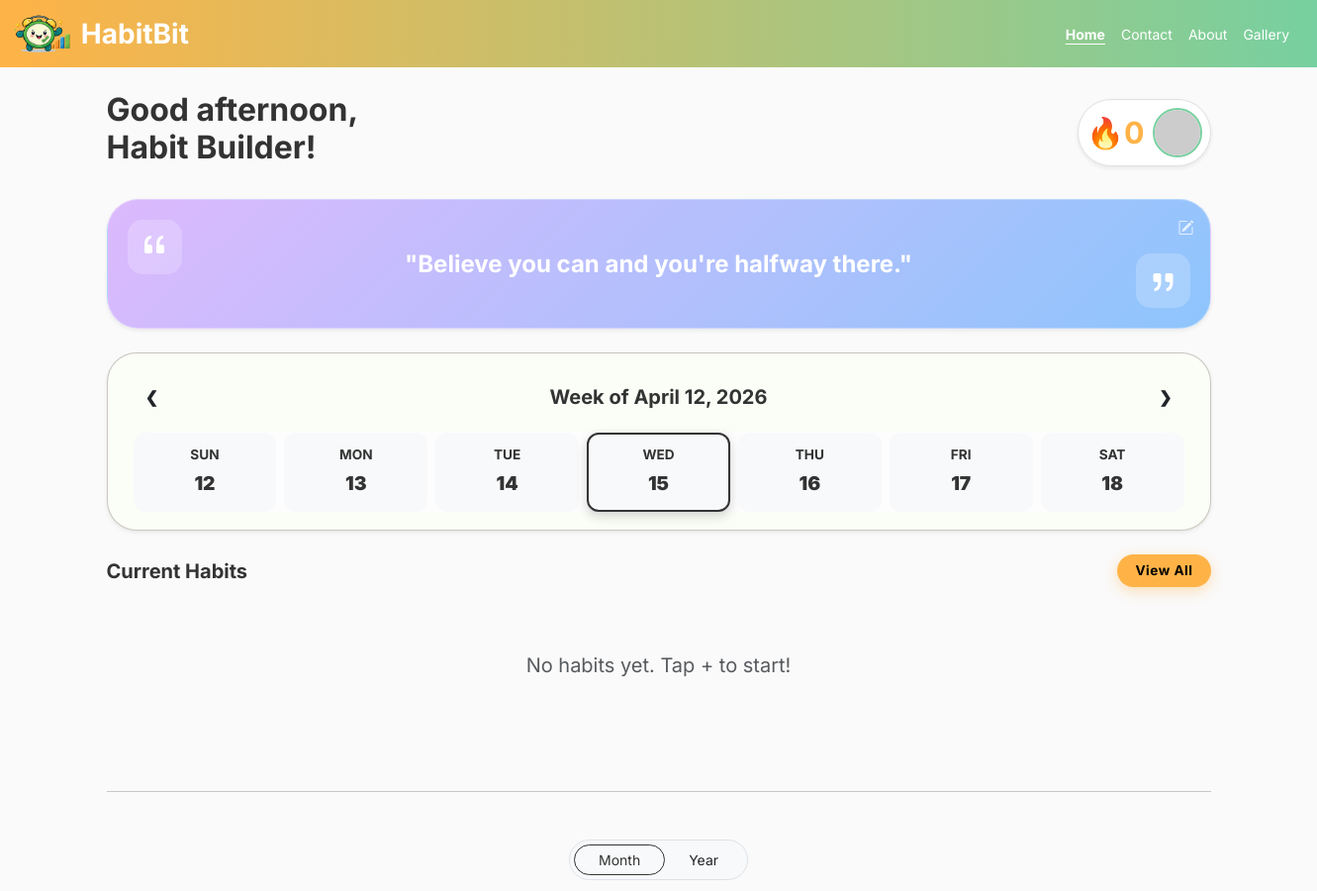
/dashboard.php (upper part), run on an earlier commit of the app's database.
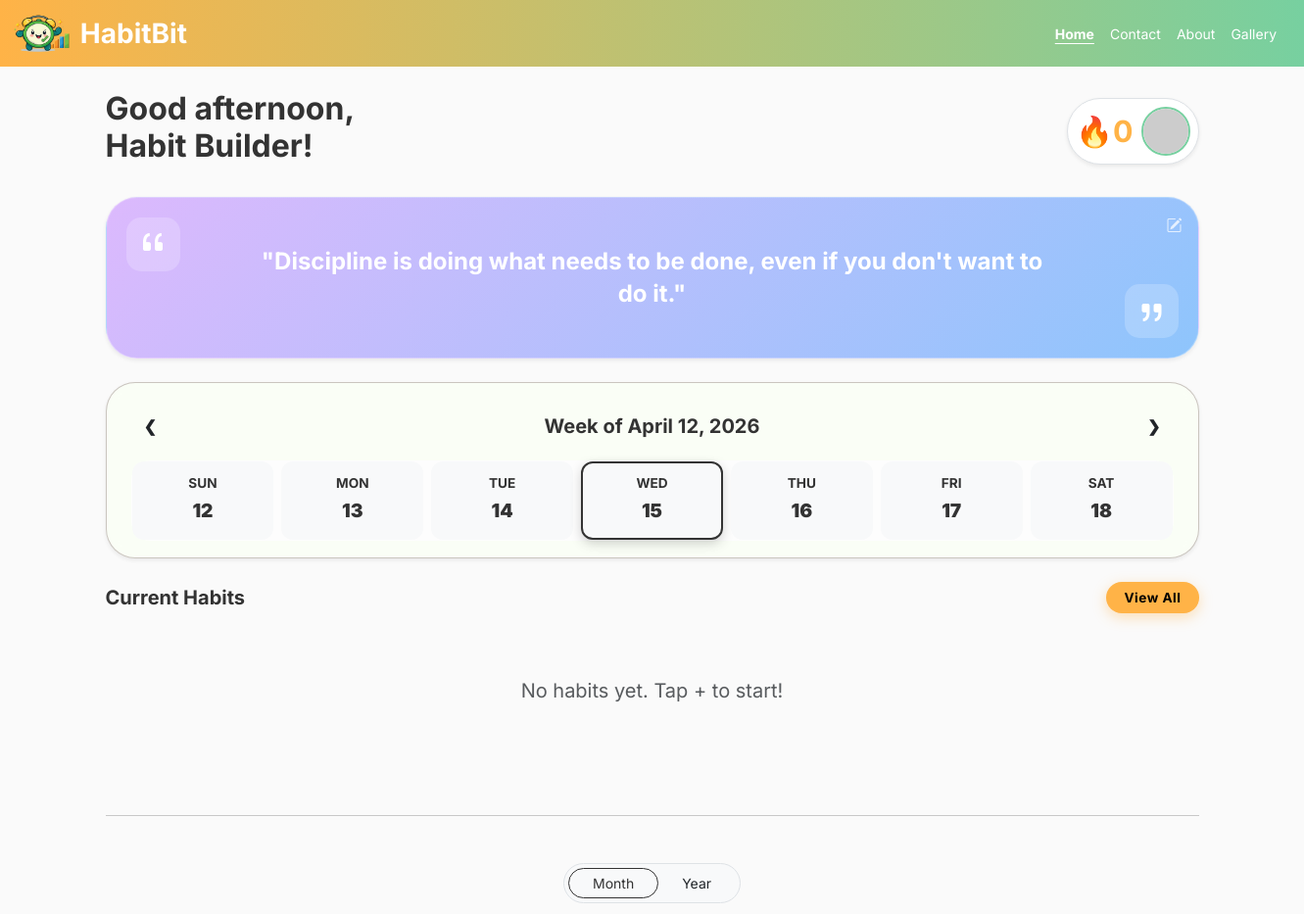
And on a later commit of the database.
### tables this page shows
CREATE TABLE IF NOT EXISTS `quotes` (
  `id`          int(11) NOT NULL AUTO_INCREMENT,
  `quote_text`  text    NOT NULL,
  `is_selected` int(11) DEFAULT 0,
  PRIMARY KEY (`id`)
);

### dashboard.php (the view, shortened to what this page needs)
<?php
include('db_connect.php');
$user_id = isset($_SESSION['user_id']) ? intval($_SESSION['user_id']) : 0;
$user_name = $_SESSION['firstname'] ?? "Habit Builder";
$hour = (int)date("H");
$greeting = "Good evening";
if ($hour >= 5 && $hour < 12) {
    $greeting = "Good morning";
} elseif ($hour >= 12 && $hour < 18) {
    $greeting = "Good afternoon";
} else {
    $greeting = "Good evening";
}
$today_month = date("n");
$today_date = date("j");
$is_birthday = false;
if ($today_month == 12 && $today_date == 25) {
    $display_quote = "🎄 Merry Christmas! Celebrate with joy and better habits!";
} elseif ($today_month == 1 && $today_date == 1) {
    $display_quote = "🎆 Happy New Year! New Year, New Bits. Build your future today!";
} elseif ($is_birthday) {
    $display_quote = "🎂 Happy Birthday, " . $user_name . "! Another year to build great habits!";
} else {
    $check_selected = mysqli_query($conn, "
        SELECT quote_text
        FROM user_quotes
        WHERE user_id = '$user_id' AND is_selected = 1
        LIMIT 1
    ");
    if ($check_selected && mysqli_num_rows($check_selected) > 0) {
        $row = mysqli_fetch_assoc($check_selected);
        $display_quote = $row['quote_text'];
    } else {
        $personal_query = mysqli_query($conn, "
            SELECT quote_text
            FROM user_quotes
            WHERE user_id = '$user_id'
            ORDER BY RAND()
            LIMIT 1
        ");
        if ($personal_query && mysqli_num_rows($personal_query) > 0) {
            $row = mysqli_fetch_assoc($personal_query);
            $display_quote = $row['quote_text'];
        } else {
            $default_query = mysqli_query($conn, "
                SELECT quote_text
                FROM quotes
                ORDER BY RAND()
                LIMIT 1
            ");
            $row = mysqli_fetch_assoc($default_query);
            $display_quote = $row ? $row['quote_text'] : "Believe you can and you're halfway there.";
        }
    }
}
?>
<!DOCTYPE html>
<html lang="en">
   <head>
      <link href="https://cdn.jsdelivr.net/npm/bootstrap@5.3.0/dist/css/bootstrap.min.css" rel="stylesheet">
      <link rel="stylesheet" href="https://cdn.jsdelivr.net/npm/bootstrap-icons@1.11.1/font/bootstrap-icons.css">
      <link rel="stylesheet" href="css/style.css">
   </head>
   <body>
      <nav class="navbar navbar-expand-lg navbar-light custom-navbar">
         <div class="container-fluid">
            <a class="navbar-brand d-flex align-items-center" href="dashboard.php">
            <img src="images/logo.png" alt="HabitBit Logo" height="40" class="me-2">
            <span class="fw-bold text-white fs-3">HabitBit</span>
            </a>
            <div class="d-flex text-white small">
               <a href="dashboard.php" class="text-white text-decoration-none me-3 nav-active">Home</a>
               <a href="contact.php" class="text-white text-decoration-none me-3">Contact</a>
               <a href="about.php" class="text-white text-decoration-none me-3">About</a>
               <a href="gallery.php" class="text-white text-decoration-none me-3">Gallery</a>
            </div>
         </div>
      </nav>
<div class="container mt-4">
        <div class="d-flex justify-content-between align-items-center mb-4">
        <div>
            <h2 class="fw-bold mb-0" id="greetingText"><?php echo $greeting; ?>,</h2>
            <h2 class="fw-bold" id="userNameText"><?php echo $user_name; ?>!</h2>
        </div>
        <div class="d-flex align-items-center bg-white p-2 rounded-pill shadow-sm border">
            <span id="habit-streak" class="me-2 streak-display fw-bold" data-highest="0" style="cursor: help; min-width: 50px; text-align: center;">🔥0</span>
            <img id="dashboardAvatar" src="https://ui-avatars.com/api/?name=<?php echo urlencode($user_name); ?>&background=77D0A0&color=fff" class="rounded-circle" width="32" alt="Profile">
        </div>
    </div>
<a href="manage_quotes.php" class="text-decoration-none">
    <div class="quote-container text-white p-4 rounded-5 text-center mb-4 shadow-sm position-relative">
        <div class="quote-icon-box top-left"><i class="bi bi-quote"></i></div>
        <p id="daily-quote" class="mb-0 fs-4 fw-bold py-4">
            <?php echo '"' . $display_quote . '"'; ?>
        </p>
        <div class="quote-icon-box bottom-right"><i class="bi bi-quote"></i></div>
        <div class="quote-edit-wrapper position-absolute top-0 end-0 m-3">
            <i class="bi bi-pencil-square opacity-75"></i>
        </div>
    </div>
</a>
        <div class="weekly-tracker bg-white p-3 rounded-4 shadow-sm mb-4">
            <div class="d-flex justify-content-between align-items-center mb-3">
                <button class="btn btn-link text-dark fw-bold text-decoration-none" onclick="changeWeek(-1)">❮</button>
                <h5 class="fw-bold mb-0" id="week-label">Week of Jan 4, 2026</h5>
                <button class="btn btn-link text-dark fw-bold text-decoration-none" onclick="changeWeek(1)">❯</button>
            </div>
          <div id="weekly-grid"></div>
        </div>
        <div class="d-flex justify-content-between align-items-center mb-3">
            <h5 class="fw-bold mb-0">Current Habits</h5>
            <a href="profile.php" class="view-all-btn">View All</a>
        </div>
        <div id="habit-list" class="habit-grid mb-5"></div>
        <hr class="my-5">
        <div class="calendar-section pb-5">
            <div class="d-flex justify-content-center mb-3">
                <div class="btn-group bg-light p-1 rounded-pill border">
                    <button class="btn btn-sm rounded-pill active px-4" id="viewMonth">Month</button>
                    <button class="btn btn-sm rounded-pill px-4" id="viewYear">Year</button>
                </div>
            </div>
        </div>
    </div>
   </body>
</html>

### css/style.css (style rules this page uses)
:root { --hb-orange: #ffb347; --hb-teal: #77d0a0; --hb-blue: #93a4b1; --hb-dark: #333333; --hb-peach: #ffe5d0; --hb-lilac-start: #dcb9fd; --hb-lilac-end: #8ec5fc; }
body { font-family: "Inter", sans-serif; background-color: #fafafa; color: var(--hb-dark); padding-bottom: 120px; }
.custom-navbar { background: linear-gradient( 90deg, var(--hb-orange), var(--hb-teal) ) !important; }
#login-streak, #habit-streak { font-size: 1.9rem !important; font-weight: 800; color: #ffb347; }
#profileAvatar, #dashboardAvatar { width: 50px !important; height: 50px !important; border: 2px solid #77D0A0; }
.weekly-tracker { height: 180px !important; background: rgba(250, 255, 245, 0.8) !important; backdrop-filter: blur(10px); border: 1px solid rgba(90, 63, 63, 0.3); border-radius: 30px !important; padding: 25px !important; }
#weekly-grid { display: grid !important; grid-template-columns: repeat(7, 1fr) !important; gap: 8px; padding: 1px; background: #fdfdfd; border-radius: 20px; width: 100%; box-sizing: border-box; }
.calendar-section { max-width: 700px; margin: 0 auto; }
.nav-active { font-weight: 700; text-decoration: underline !important; text-underline-offset: 4px; text-decoration-thickness: 2px; }
.quote-container { background: linear-gradient(135deg, var(--hb-lilac-start) 0%, var(--hb-lilac-end) 100%); min-height: 100px; display: flex; align-items: center; justify-content: center; position: relative; overflow: hidden; border: 1px solid rgba(255,255,255,0.3); border-radius: 20px; box-shadow: 0 10px 30px rgba(142, 197, 252, 0.3); transition: transform 0.3s ease, box-shadow 0.3s ease; cursor: pointer; overflow: visible !important; }
.quote-edit-wrapper { display: inline-block; cursor: pointer; z-index: 100; }
.quote-icon-box { background-color: rgba(255, 255, 255, 0.2); width: 55px; height: 55px; border-radius: 15px; display: flex; align-items: center; justify-content: center; position: absolute; }
.quote-icon-box.top-left { top: 20px; left: 20px; }
.quote-icon-box.bottom-right { bottom: 20px; right: 20px; transform: rotate(180deg); }
.quote-icon-box i { font-size: 2rem; color: white; }
#daily-quote { max-width: 75%; line-height: 1.4; color: white; z-index: 1; }
.view-all-btn { background-color: var(--hb-orange); color: rgb(0, 0, 0) !important; padding: 6px 18px; border-radius: 50px; font-size: 0.85rem; font-weight: 700; text-decoration: none !important; display: inline-block; box-shadow: 0 4px 14px 0 rgba(255, 179, 71, 0.39); letter-spacing: 0.5px; transition: all 0.2s ease-in-out; }
#habit-list, #habit-list .row { overflow: visible !important; }

What changed in the data, as far as the page shows it:
added quotes: quote_text "Discipline is doing what needs to be done, even if you don't want to do it."
Also different on the page:
$display_quote: "Believe you can and you're halfway there." → (not shown)
